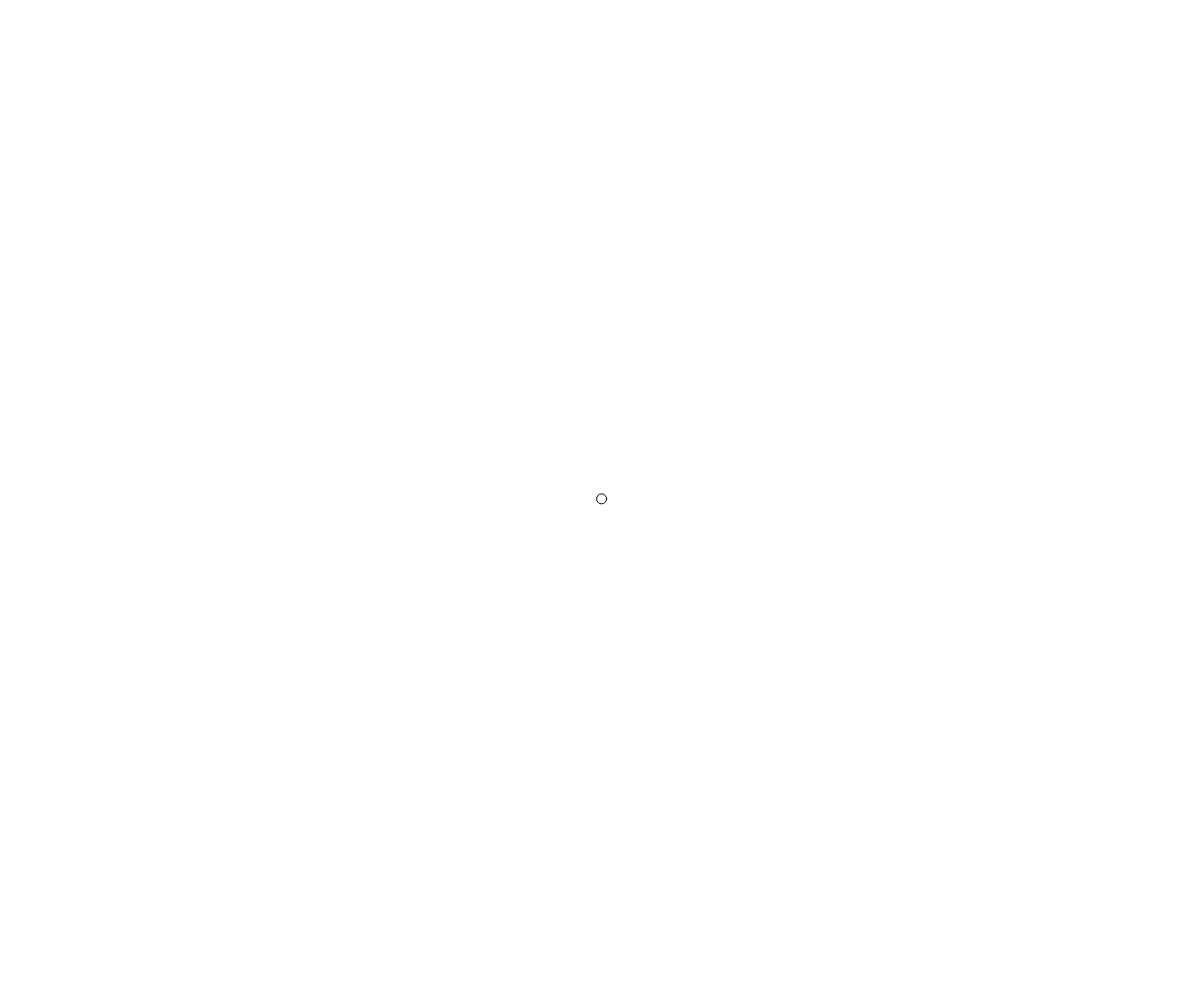
Frame 1 (no input)
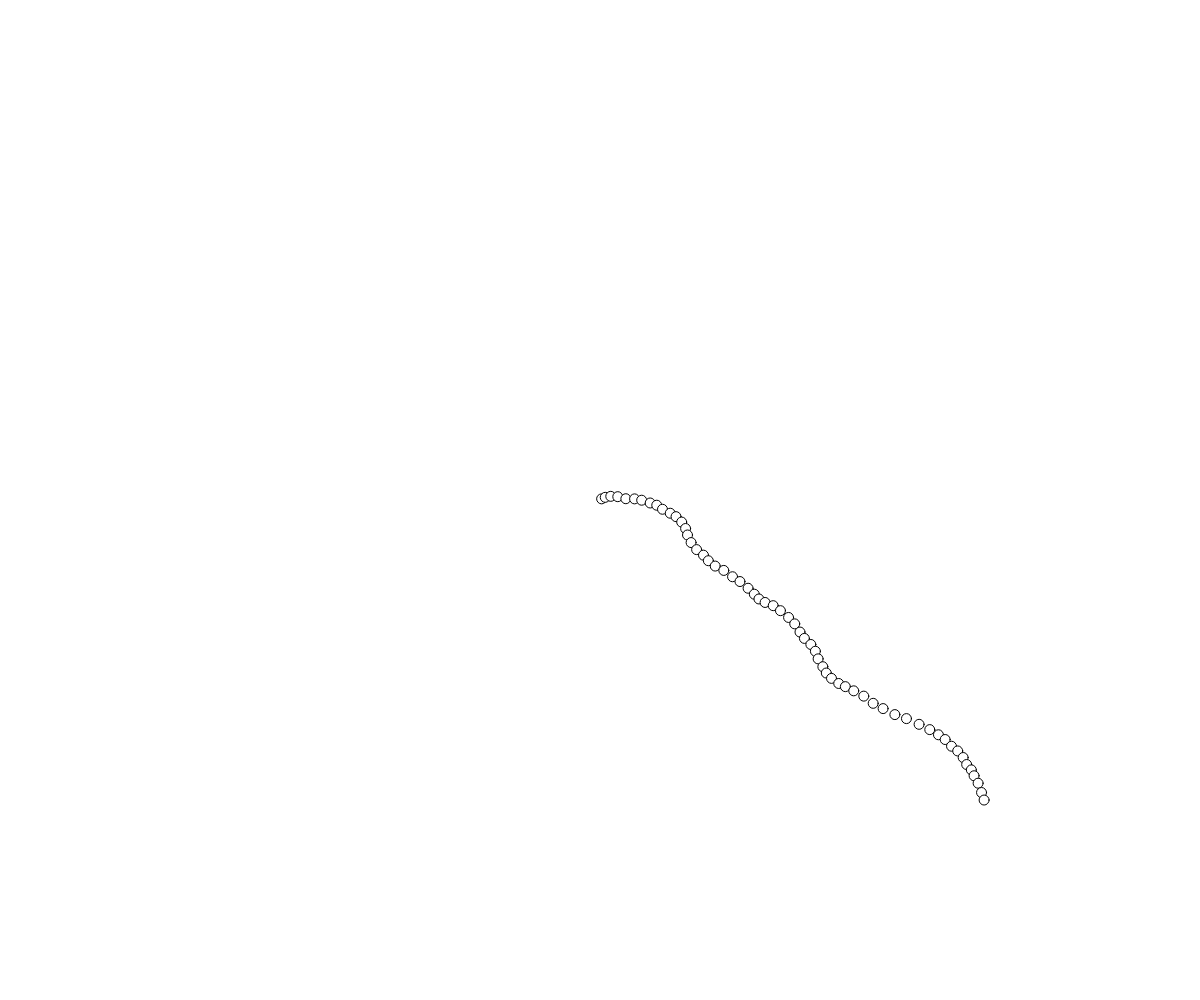
Frame 60 (no input)
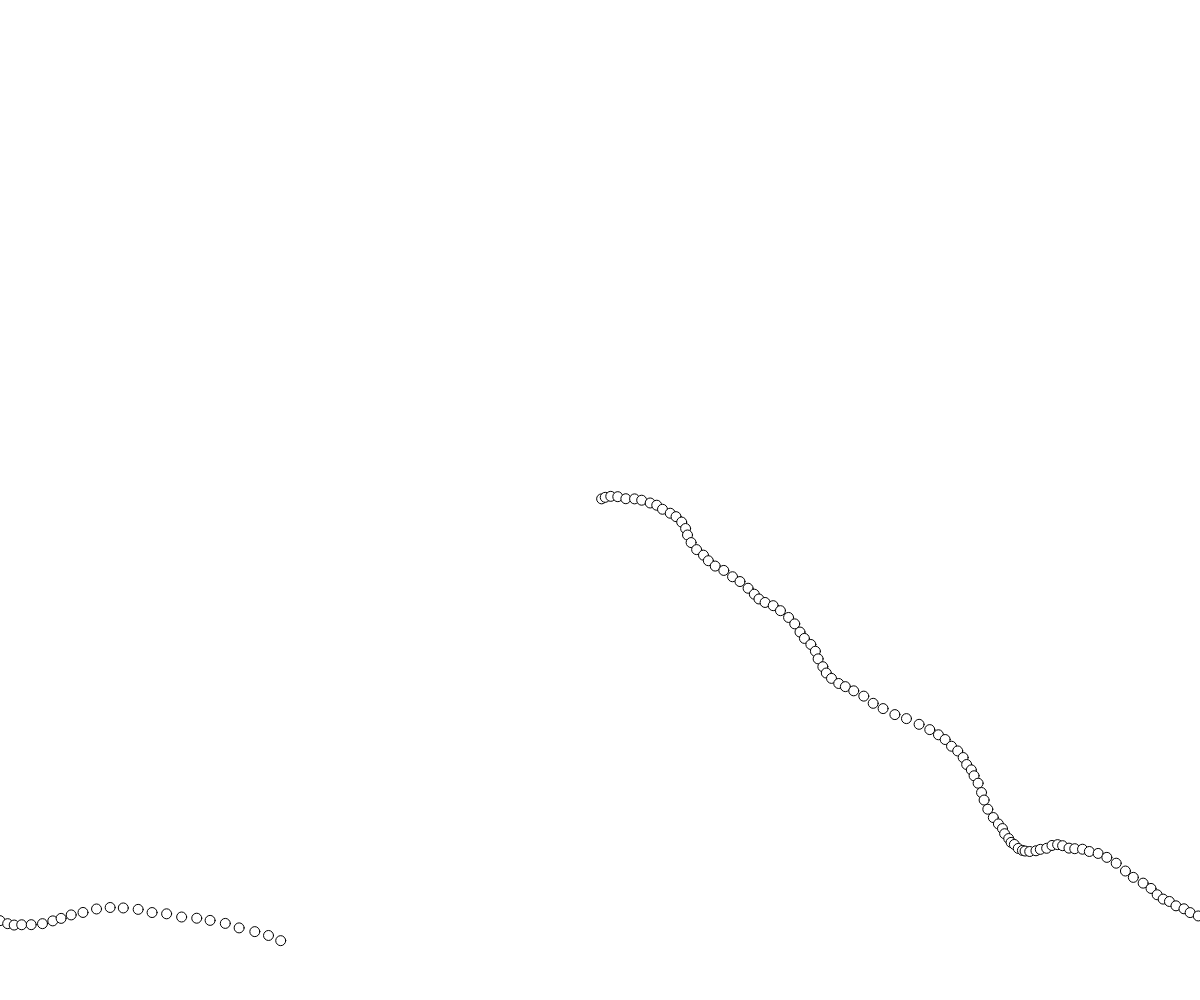
Frame 120 (the mouse pressed at the canvas centre since frame 60)

The p5.js sketch that drew these frames (run headless with seeded random() and noise() and a simulated clock; from frame 60 on, the mouse is pressed at the canvas centre):

// p5.js sketch
// ── sketch.js

let m;
function setup() {
  createCanvas(windowWidth, windowHeight);
  m = new Mover(width/2,height/2);
}

function draw() {
  m.move();
  m.display();
}

class Mover{
  //constructor and properties
  constructor(x_, y_){
    this.size = 10;
    this.position = createVector(x_, y_);
    this.velocity = createVector(0,0);
    this.acceleration = createVector(0,0);
  }
  move(){
    this.acceleration = p5.Vector.random2D().mult(2);
    this.velocity.add(this.acceleration);
    this.position.add(this.velocity);
  
    this.edges();
  }

  edges(){
    if(this.position.x < 0)this.position.x = width;
    if(this.position.x > width)this.position.x = 0;

    if(this.position.y < 0)this.position.y = height;
    if(this.position.y > height)this.position.y = 0;
  }

  display(){
    ellipseMode(CENTER);
    push();
    translate(this.position.x, this.position.y);
    ellipse(0,0,this.size, this.size);
    pop();
  }
}



// let position;
// let velocity;
// let gravity;
// position = createVector(width/2, height/2);
//   velocity = createVector(random(-5,5),random(-5,-1)) ;
//   gravity = createVector(0,0.08);
//    push();
//   translate(width/2,height/2);
//   let mouse = createVector(mouseX,mouseY);
//   let center = createVector(width/2,height/2);

  

//   let towardsMouse = mouse.sub(center);
//   //towardsMouse.limit(100);
//   towardsMouse.normalize();
//   towardsMouse.mult(50);
//   line(0,0,towardsMouse.x, towardsMouse.y);
  
//   let m = towardsMouse.mag();
//   textSize(30);
//   text(m, 0, 50);
  
//   pop();

  
  // velocity.add(gravity);
  // position.add(velocity);
  // ellipse(position.x,position.y, 40,40);
